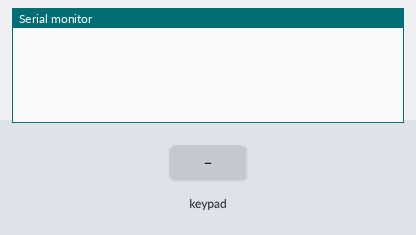
Bench run of a sketch on a simulated ESP32. On the bench: the last lines printed to the serial monitor. The test bench sets the inputs (shaded band).

Above: at 1.2 s.
1.3 s: key '1' pressed
At 2.5 s:
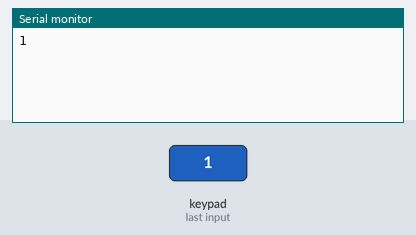
2.8 s: keypad keys 1 3 1 2 1 4 2 7 # pressed 0.4 s apart
At 6.4 s:
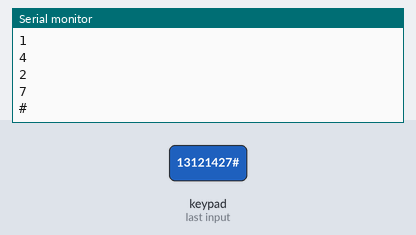
7.9 s: key '*' pressed
At 8.8 s:
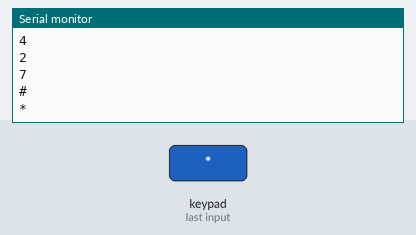
9.4 s: keypad keys 2 6 2 5 3 3 pressed 0.4 s apart
At 12.7 s:
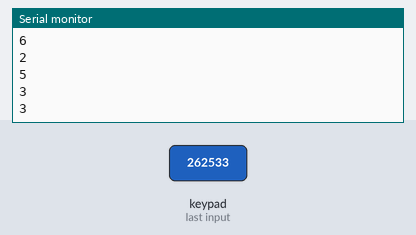
Timing chart, 0 to 14.2 s (numbered marks = the images above; inputs shaded):
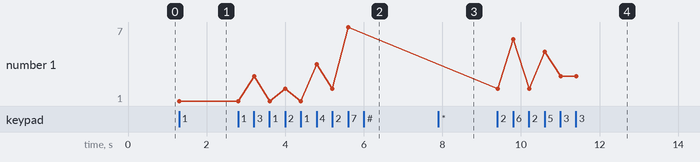

The sketch:

sketch_mar18b.ino
```cpp
#include <Keypad.h>

#define ROW_NUM     4 // four rows
#define COLUMN_NUM  3 // three columns

char keys[ROW_NUM][COLUMN_NUM] = {
  {'1', '2', '3'},
  {'4', '5', '6'},
  {'7', '8', '9'},
  {'*', '0', '#'}
};

byte pin_rows[ROW_NUM] = {13, 12, 14, 27}; // GIOP18, GIOP5, GIOP17, GIOP16 connect to the row pins
byte pin_column[COLUMN_NUM] = {26, 25, 33};  // GIOP4, GIOP0, GIOP2 connect to the column pins

Keypad keypad = Keypad( makeKeymap(keys), pin_rows, pin_column, ROW_NUM, COLUMN_NUM );

void setup() {
  Serial.begin(9600);
}

void loop() {
  char key = keypad.getKey();

  if (key) {
    Serial.println(key);
  }
}
```

Measured:
- after the input at 1.3 s, the serial monitor: prints a new line at once (image 1)
- after the input at 2.8 s, the serial monitor: prints a new line after 0.41 s (image 2)
- after the input at 7.9 s, the serial monitor: prints a new line at once (image 3)
- after the input at 9.4 s, the serial monitor: prints a new line at once (image 4)
- plotted number 1: 1 → 7 after the input at 2.8 s, 7 → 3 after the input at 9.4 s
